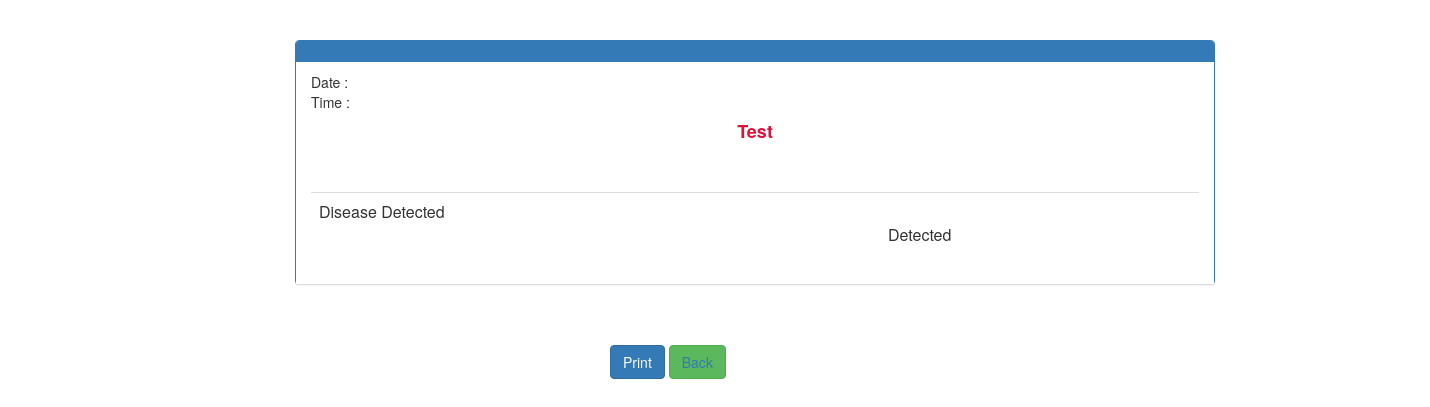
/ad_vw_hd_report/1, run on an earlier commit of the app's database.
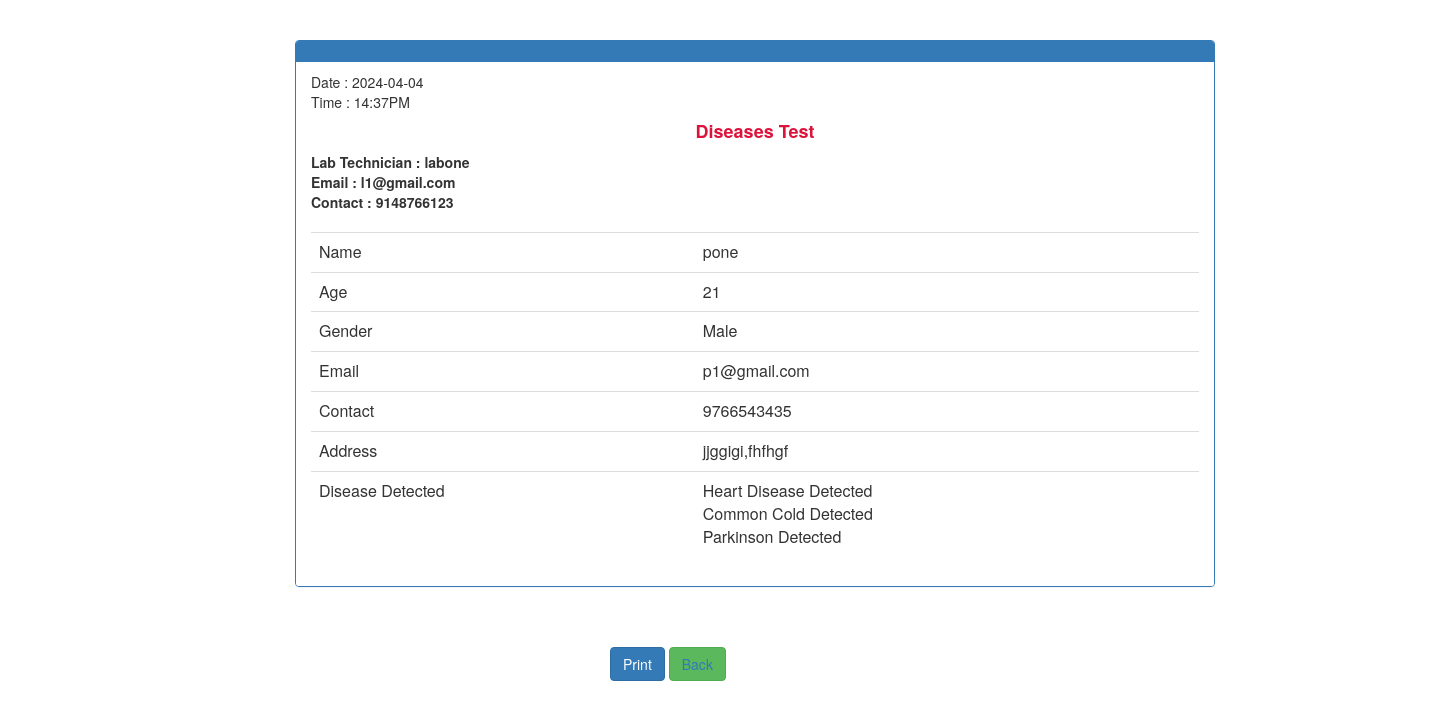
And on a later commit of the database.
### heart_prob/models.py (models this page shows, shortened)
class Test(db.Model, UserMixin):
    id=db.Column(db.Integer, primary_key=True)
    uid=db.relationship('registration',secondary=user_test,backref='tests')
    lid=db.relationship('registration',secondary=tec_test,backref='tes')
    date= db.Column(db.String (10))
    time= db.Column(db.String (80))
    thal= db.Column(db.String (80))
    cp= db.Column(db.String(80))
    trestbps= db.Column(db.String (10))
    chol = db.Column(db.String(80))
    fbs = db.Column(db.String(80))
    restecg=db.Column(db.String(80))
    thalach=db.Column(db.String(80))
    exang=db.Column(db.String(80))
    oldpeak=db.Column(db.String(80))
    slope=db.Column(db.String(80))
    ca=db.Column(db.String(80))
    pred=db.Column(db.String(80))
    test_type=db.Column(db.String(80))

class registration(db.Model, UserMixin):
    id=db.Column(db.Integer, primary_key=True)
    lid=db.Column(db.String(80))
    name = db.Column(db.String(80))
    address= db.Column(db.String (80))
    age= db.Column(db.String (80))
    gender= db.Column(db.String (80))
    email= db.Column(db.String(80))
    number= db.Column(db.String (10))
    password = db.Column(db.String(80))
    usertype = db.Column(db.String(80))
    Specialisation=db.Column(db.String(80))
    Qualification=db.Column(db.String(80))
    Image=db.Column(db.String(80))

### heart_prob/routes.py (the view)
@app.route('/ad_vw_hd_report/<id>',methods=['GET','POST'])
def ad_vw_hd_report(id):
    t=Test.query.filter_by(id=id).first()
    return render_template("ad_vw_hd_report.html",t=t)

### heart_prob/templates/ad_vw_hd_report.html (shortened to what this page needs)
 <link href="//maxcdn.bootstrapcdn.com/bootstrap/4.1.1/css/bootstrap.min.css" rel="stylesheet" id="bootstrap-css">
 <link href="//maxcdn.bootstrapcdn.com/bootstrap/4.1.1/css/bootstrap.min.css" rel="stylesheet" id="bootstrap-css">
 <link href="//netdna.bootstrapcdn.com/bootstrap/3.2.0/css/bootstrap.min.css" rel="stylesheet" id="bootstrap-css">
 <form method="post">
 <div class="container" style="margin-left:280px;">
     <div class="row"  >
         <div class="col-xs-10" >
             <div class="panel panel-primary"  >
                 <div class="panel-heading" style="background-image:https://i.ibb.co/6Zy78Nw/Screenshot-2021-04-07-at-1-37-48-AM.png">
                 </div>
                     <ul class="list-group" >
                     <li class="list-group-item">
                      <b></b>Date : {{t.date}}<br>Time : {{t.time}}<h4 class="text-center" style="color:crimson;"><b>   {{t.test_type}}   Test  </b></h4>
                      <b class="text-center"  >
                         {%for i in t.lid%}
                        Lab Technician : {{i.name}}<br>Email : {{i.email}}<br>Contact : {{i.number}}</b>
                         {%endfor%}
                      <br><br>
                      <table class="table table-hover">
                         <tbody>
                             {%for j in t.uid%}
                             <tr>
                                 <td>  Name</td>
                                 <td>{{j.name}}</td>
                             </tr>
                             <tr>
                                 <td>  Age</td>
                                 <td>{{j.age}}</td>
                             </tr>
                             <tr>
                                 <td>  Gender</td>
                                 {%if j.gender=="1"%}
                                 <td>Male</td>
                                 {%else%}
                                 <td>Female</td>
                                 {%endif%}
                             </tr>
                             <tr>
                                 <td>  Email</td>
                                 <td>{{j.email}}</td>
                             </tr>
                             <tr>
                                 <td>  Contact</td>
                                 <td>{{j.number}}</td>
                             </tr>
                             <tr>
                                 <td>  Address</td>
                                 <td>{{j.address}}</td>
                             </tr>
                             {%endfor%}
                             <tr>
                                <td> Disease Detected </td>
                                <td>{{t.pred}} <br>{{t.chol}} Detected <br>{{t.cp}}</td>
                            </tr>
                         </tbody>
                     </table>
                     </li>
                 </ul>
             </div>
         </div>
     </div>
 </div> <br><br>
 <button style="margin-left: 610px;" onclick="window.print();return false;" class="btn btn-primary">Print </button>
 <button  class="btn btn-success"><font color="white"><a href="/ad_vw_tests">Back</a></font> </button>
 <br><br>
 <br><br><br>
 </form>

What changed in the data, as far as the page shows it:
added Test: date "2024-04-04", time "14:37PM", test_type "Diseases", pred "Heart Disease Detected", chol "Common Cold", cp "Parkinson Detected"
added registration: name "labone", email "l1@gmail.com", number "9148766123", shown under "Diseases Test"
added registration: name "pone", age "21", gender "Male", email "p1@gmail.com", number "9766543435", address "jjggigi,fhfhgf"
